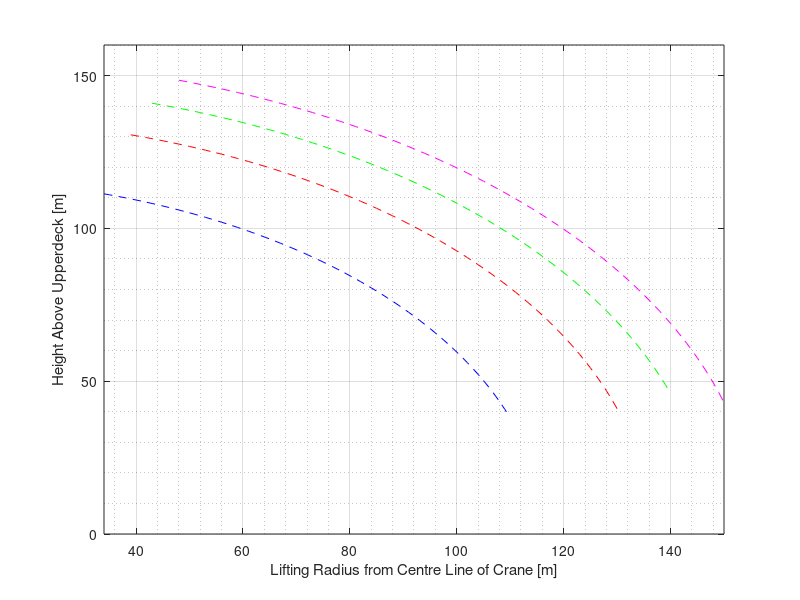

MATLAB code for this plot: (Note: this script raises an error after producing the figure.)
clear; clc; close all;
min_lift_rad = 34;
max_lift_rad = 110;
max_load_cap = 7000;
min_load_cap = 500;
max_rad_max_load = 40;
min_lift_height = 38;
max_lift_height = 110;

min_lift_rad2 = 39;
max_lift_rad2 = 130;
max_load_cap2 = 2500;
min_load_cap2 = 400;
max_rad_max_load2 = 70;
min_lift_height2 = 41;
max_lift_height2 = 130;

min_lift_rad3 = 43;
max_lift_rad3 = 140;
max_load_cap3 = 900;
min_load_cap3 = 300;
max_rad_max_load3 = 115;
min_lift_height3 = 46;
max_lift_height3 = 140;

min_lift_rad4 = 48;
max_lift_rad4 = 150;
max_load_cap4 = 100;
min_load_cap4 = 100;
max_rad_max_load4 = 150;
min_lift_height4 = 43;
max_lift_height4 = 148;


x = min_lift_rad:1:max_lift_rad;
h = sqrt(max_lift_rad^2+min_lift_height^2);
y = sqrt(h^2-x.^2);

plot(x,y,'b--')
hold on
x_2 = min_lift_rad2:1:max_lift_rad2;
h_2 = sqrt(max_lift_rad2^2+min_lift_height2^2);
y_2 = sqrt(h_2^2-x_2.^2);
plot(x_2,y_2,'r--')

x_3 = min_lift_rad3:1:max_lift_rad3;
h_3 = sqrt(max_lift_rad3^2+min_lift_height3^2);
y_3 = sqrt(h_3^2-x_3.^2);
plot(x_3,y_3,'g--')

x_4 = min_lift_rad4:1:max_lift_rad4;
h_4 = sqrt(max_lift_rad4^2+min_lift_height4^2);
y_4 = sqrt(h_4^2-x_4.^2);
plot(x_4,y_4,'m--')

xlim([34 150])
ylim([0 160])
grid on
grid minor

z = ((sin(1/(min_load_cap))-sin(1/max_load_cap))/(max_lift_rad-max_rad_max_load)).*x + (sin(1/max_load_cap) - max_rad_max_load*(sin(1/min_load_cap)-sin(1/max_load_cap))/(max_lift_rad-max_rad_max_load));
y2 = 1./(asin(z));
z3 = ((sin(1/min_load_cap)-sin(1/max_load_cap))/((max_lift_rad-max_rad_max_load)^2)).*((x-max_rad_max_load).^2)+sin(1/max_load_cap);
y3 = 1./(asin(z3));

y2(x<=max_rad_max_load) = max_load_cap;
y3(x<=max_rad_max_load) = max_load_cap;
y4 = y2+(1+log(2)).*((y3-y2)/2);

z_2 = ((sin(1/(min_load_cap2))-sin(1/max_load_cap2))/(max_lift_rad2-max_rad_max_load2)).*x_2 + (sin(1/max_load_cap2) - max_rad_max_load2*(sin(1/min_load_cap2)-sin(1/max_load_cap2))/(max_lift_rad2-max_rad_max_load2));
y2_2 = 1./(asin(z_2));
z3_2 = ((sin(1/min_load_cap2)-sin(1/max_load_cap2))/((max_lift_rad2-max_rad_max_load2)^2)).*((x_2-max_rad_max_load2).^2)+sin(1/max_load_cap2);
y3_2 = 1./(asin(z3_2));

y2_2(x_2<=max_rad_max_load2) = max_load_cap2;
y3_2(x_2<=max_rad_max_load2) = max_load_cap2;
y4_2 = y2_2+(1+log(2)).*((y3_2-y2_2)/2);

z3_3 = ((sin(1/min_load_cap3)-sin(1/max_load_cap3))/((max_lift_rad3-max_rad_max_load3)^2)).*((x_3-max_rad_max_load3).^2)+sin(1/max_load_cap3);
y3_3 = 1./(asin(z3_3));
y3_3(x_3<=max_rad_max_load3) = max_load_cap3;

z3_4 = ((sin(1/min_load_cap4)-sin(1/max_load_cap4))/((max_lift_rad4-max_rad_max_load4)^2)).*((x_4-max_rad_max_load4).^2)+sin(1/max_load_cap4);
y3_4 = 1./(asin(z3_4));
y3_4(x_4<=max_rad_max_load4) = max_load_cap4;

xlabel('Lifting Radius from Centre Line of Crane [m]')
ylabel('Height Above Upperdeck [m]')
yyaxis right
ylabel('Load Capacity [t]')

    
% plot(x,y2)
 hold on
plot(x,y3,'b-')
% plot(x,y4)
ylim([0 8000])

% plot(x_2,y2_2)
plot(x_2,y3_2,'r-')
% plot(x_2,y4_2)

plot(x_3,y3_3,'g-')

plot(x_4,y3_4,'m-')

legend({'Main Hook Radius',...
    '1st Aux Hook Radius',...
    '2nd Aux Hook Radius',...
    'Whip Hook Radius',...
    'Main Hook Load Capacity',...
    '1st Aux Hook Load Capacity',...
    '2nd Aux Hook Load Capacity',...
    'Whip Hook Load Capacity'})
    
    
